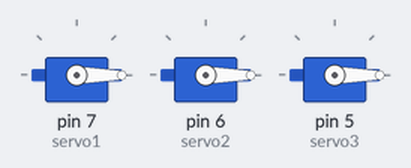
Recording of a sketch running on a simulated Arduino Uno, built with avr-gcc and run on an emulated ATmega328P. Parts: 3 × servo.

Above: at 0.05 s.
At 2.5 s:
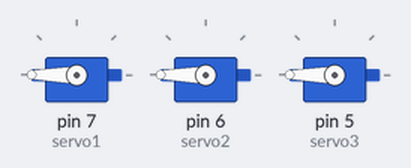
At 5.0 s:
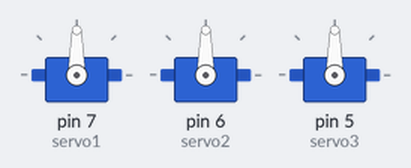
Timing chart, 0 to 7.8 s (numbered marks = the images above):
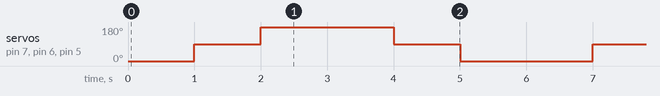

The sketch:

All_three_together.ino
```cpp
#include <Servo.h>


Servo servo1;
Servo servo2;
Servo servo3;

int i = 0;

void setup() {

  servo1.attach(7);
  servo2.attach(6);
  servo3.attach(5);

}

void loop() {

for (i = 0; i <= 180; i+= 90) {
  servo1.write(i);
  servo2.write(i);
  servo3.write(i);
  delay(1000);
}

for (i = 180; i >= 0; i-= 90) {
  servo1.write(i);
  servo2.write(i);
  servo3.write(i);
  delay(1000);
  }

}
```

Measured:
- by itself, servo on pin 7 (servo1), servo on pin 6 (servo2), servo on pin 5 (servo3): repeats every 6.0 s: 180° 2.0 s, 90° 1.0 s, 0° 2.0 s, 90° 1.0 s
